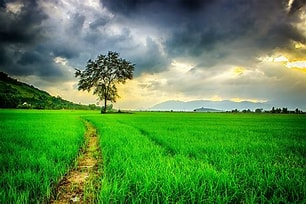
#> input picture CG&ITIP/lab/th (1).jpg, 306 x 204 px, found by its file name
$ python p2.py
#> lines starting #> are read from the running program, lines starting #| are printed output that depends on the picture
# Program-8 program to show rotation, scaling, and translation on an image
#Python program to explain cv2.rotate() method, cv2.resize(),translate

import cv2
from matplotlib import pyplot as plt
import numpy as np

plt.figure(figsize=(20, 10))
rows = 2
columns = 2

src = cv2.imread('th (1).jpg')
#> src is the input picture: shape (204, 306, 3); mean B, G, R 74.3, 135.7, 87.2
src = src[:,:,::-1]

plt.subplot(rows, columns, 1)
plt.imshow(src)
plt.axis('off')
plt.title("Original")

rot = cv2.rotate(src, cv2.ROTATE_90_CLOCKWISE)
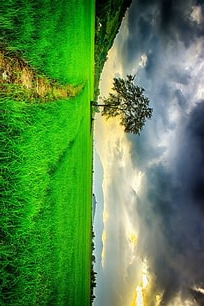
#> rot: shape (306, 204, 3); mean R, G, B 87.2, 135.7, 74.3

plt.subplot(rows, columns, 2)
plt.imshow(rot)
plt.axis('off')
plt.title("Rotated")

(h, w) = src.shape[:2]
#> h = 204; w = 306
newdim = (100, h)
#> newdim = (100, 204)
img_resized = cv2.resize(src, newdim, interpolation=cv2.INTER_AREA)
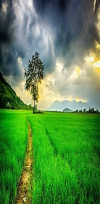
#> img_resized: shape (204, 100, 3); mean R, G, B 87.2, 135.7, 74.3

plt.subplot(rows, columns, 3)
plt.imshow(img_resized)
plt.axis('off')
plt.title("Resized")

M = np.float32([[1, 0, 25], [0, 1, 50]])
shifted = cv2.warpAffine(src, M, (w, h))
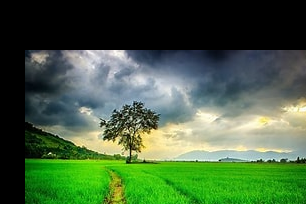
#> shifted: shape (204, 306, 3); mean R, G, B 70.3, 98, 64.1

plt.subplot(rows, columns, 4)
plt.imshow(shifted)
plt.axis('off')
plt.title("Translated")

plt.tight_layout()
plt.show()
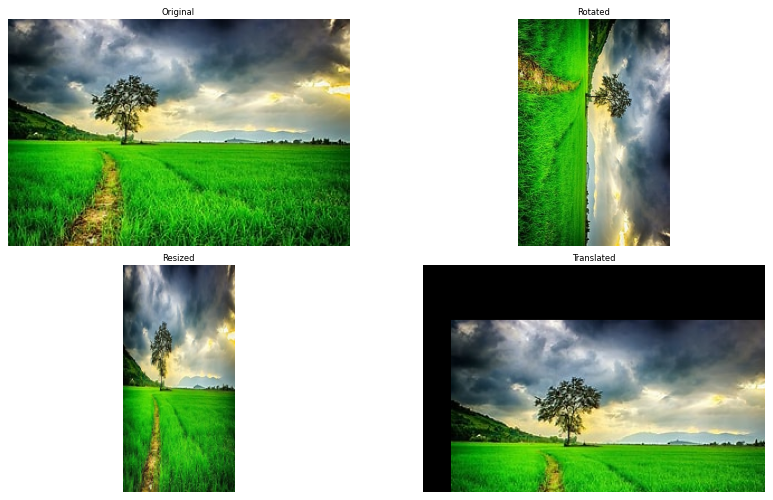
#> figure drawn by matplotlib, 4 panels
